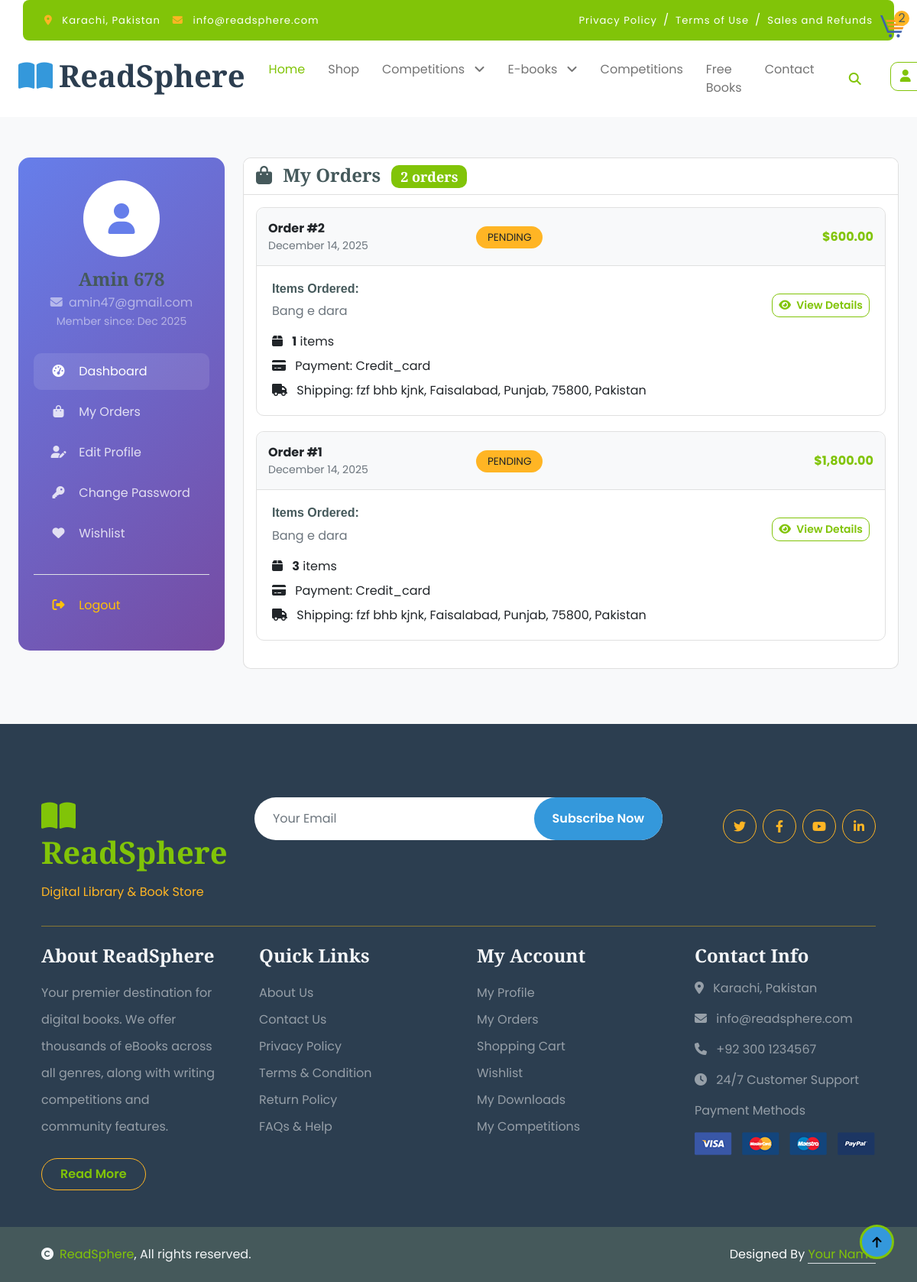
The page /fruitables/my-orders.php (signed in) on the database as committed earlier.
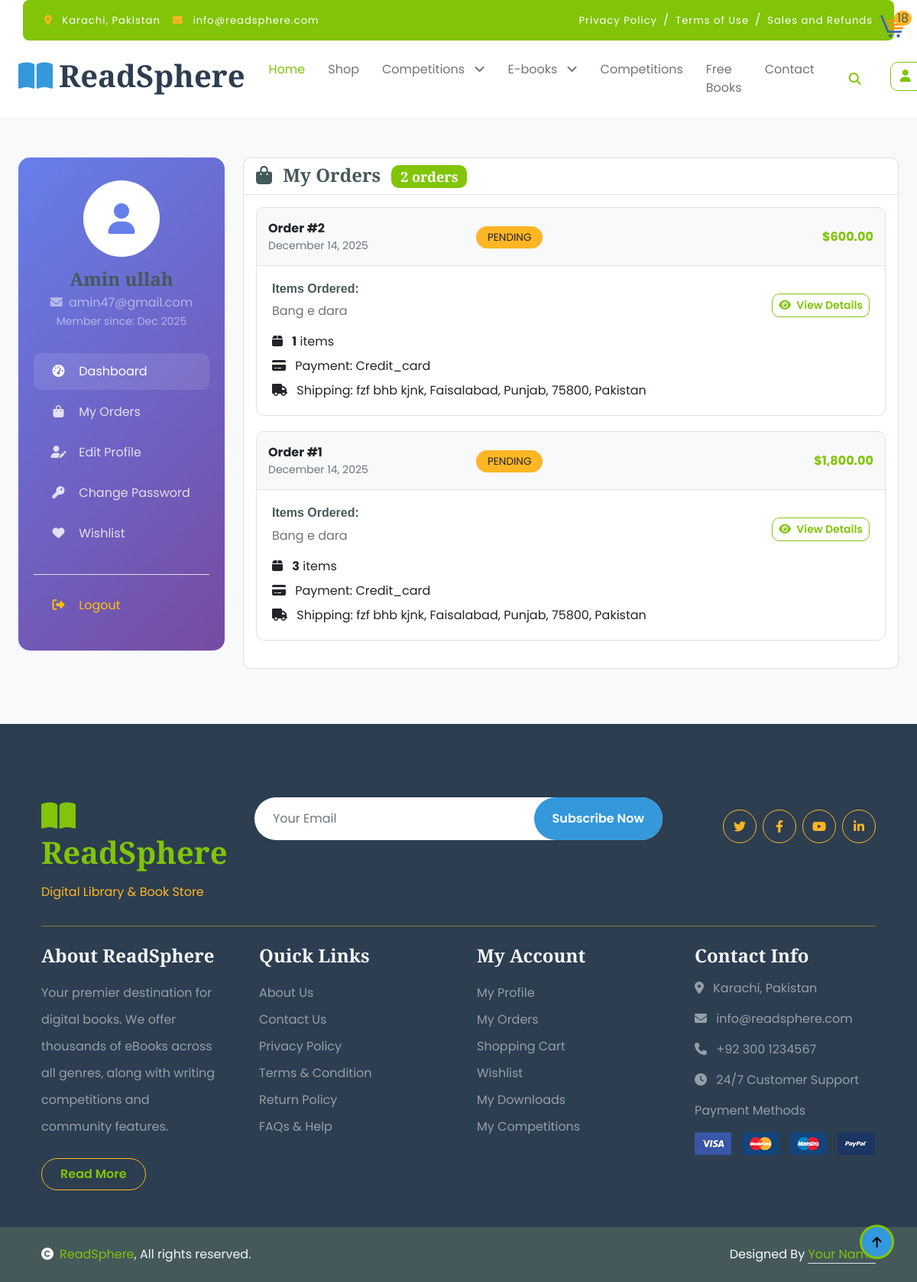
The same page on the database as committed later.
### tables this page shows
CREATE TABLE `users` (
  `id` int(11) NOT NULL,
  `name` varchar(150) NOT NULL,
  `email` varchar(150) NOT NULL,
  `phone` varchar(20) DEFAULT NULL,
  `password` varchar(255) NOT NULL,
  `role` enum('user','admin','dealer') DEFAULT 'user',
  `status` enum('active','inactive','suspended') DEFAULT 'active',
  `address` text DEFAULT NULL,
  `city` varchar(100) DEFAULT NULL,
  `country` varchar(100) DEFAULT NULL,
  `postal_code` varchar(20) DEFAULT NULL,
  `profile_image` varchar(255) DEFAULT NULL,
  `created_at` timestamp NOT NULL DEFAULT current_timestamp(),
  `updated_at` timestamp NOT NULL DEFAULT current_timestamp() ON UPDATE current_timestamp()
);

### fruitables/includes/functions.php (called while the page is built, shortened)
<?php
function getUserData() {
    global $con;
    $id = (int) $_SESSION['user_id'];
    $res = mysqli_query($con, "SELECT * FROM users WHERE id = $id");
    return mysqli_fetch_assoc($res);
}
?>

### fruitables/my-orders.php (the view, shortened to what the changed rows need)
<?php
include('includes/nav.php');
$user = getUserData($con);
?>
<div class="container-fluid top py-4">
    <div class="row">
        <div class="col-lg-3 mb-4">
            <div class="account-sidebar">
                <div class="user-info">
                    <div class="user-avatar">
                        <i class="fas fa-user"></i>
                    </div>
                    <h4 class="mb-1"><?php echo htmlspecialchars($user['name']); ?></h4>
                    <p class="mb-0 text-white-50">
                        <i class="fas fa-envelope me-1"></i> <?php echo htmlspecialchars($user['email']); ?>
                    </p>
                    <small class="text-white-50">
                        Member since: <?php echo date('M Y', strtotime($user['created_at'])); ?>
                    </small>
                </div>
            </div>
        </div>
    </div>
</div>
<?php include('includes/footer.php'); ?>

### fruitables/includes/nav.php (shortened to what the changed rows need)
<!DOCTYPE html>
<html lang="en">
<head>
    <link rel="stylesheet" href="https://cdnjs.cloudflare.com/ajax/libs/font-awesome/6.4.0/css/all.min.css">
    <link href="https://cdn.jsdelivr.net/npm/bootstrap@5.3.0/dist/css/bootstrap.min.css" rel="stylesheet">
    <link href="lib/lightbox/css/lightbox.min.css" rel="stylesheet">
    <link href="lib/owlcarousel/assets/owl.carousel.min.css" rel="stylesheet">
    <link href="css/bootstrap.min.css" rel="stylesheet">
    <link href="css/style.css" rel="stylesheet">
</head>
<body>
    <div class="container-fluid fixed-top">
        <div class="container topbar bg-primary d-none d-lg-block">
            <div class="position-absolute" style="left: 96%; top: 20px">
                 <a href="cart.php" class="position-relative me-4 my-auto">
                            <img src="img/cart-image.png"  alt="">
                            <span
                                class="cart-count position-absolute bg-secondary rounded-circle d-flex align-items-center justify-content-center text-dark px-1"
                                style="top: -8px; left: 18px; height: 20px; min-width: 20px;">
                                <?php echo isset($_SESSION['cart']['total_items']) ? $_SESSION['cart']['total_items'] : 0; ?>
                            </span>
                        </a>
            </div>
        </div>
        <div class="container-fluid px-0">
            <nav class="navbar navbar-light bg-white navbar-expand-xl">
                <a href="index.php" class="navbar-brand">
                    <h1 class="text-primary display-6">
                        <i class="fas fa-book-open me-2"></i>ReadSphere
                    </h1>
                </a>
            </nav>
        </div>
    </div>

Rows that differ between the two databases and show on the page:
changed users "amin47@gmail.com": name "Amin 678" → "Amin ullah"
Other text that changed with them:
$_SESSION['cart']['total_items']: "2" → "18"
